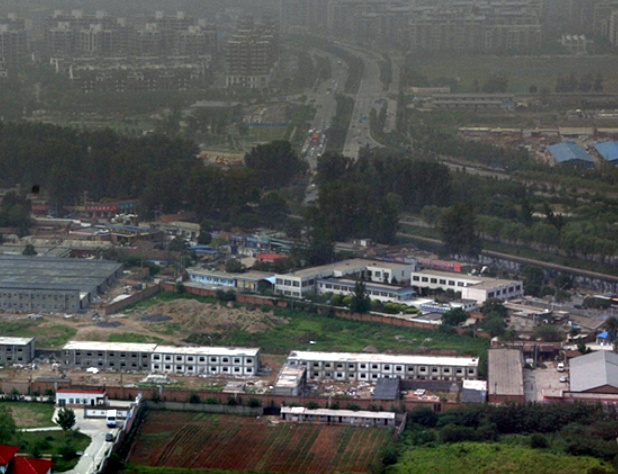
#> input picture blog47-quwu/fj-02.png, 618 x 474 px
$ python blog47_quwu_04_add.py
#> lines starting #> are read from the running program, lines starting #| are printed output that depends on the picture
import numpy as np
import cv2 as cv
import os
import random

file = ['fj-02.png']
output = 'fj-02-wu.png'

for file_img in file:
    #打开图像
    img = cv.imread(file_img)
#> img is the input picture: shape (474, 618, 3); mean B, G, R 81.2, 84.3, 82.7
    mask_img = cv.imread(file_img)

    #雾的颜色
    mask_img[:, :] = (166, 178, 180)
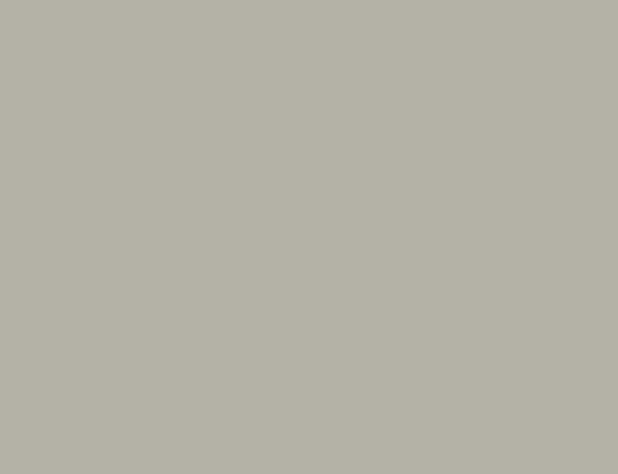
#> mask_img: shape (474, 618, 3); mean B, G, R 166, 178, 180

    #里面参数可调，主要调整雾的浓度
    image = cv.addWeighted(img,
                           round(random.uniform(0.03, 0.28), 2),
                           mask_img, 1, 0)
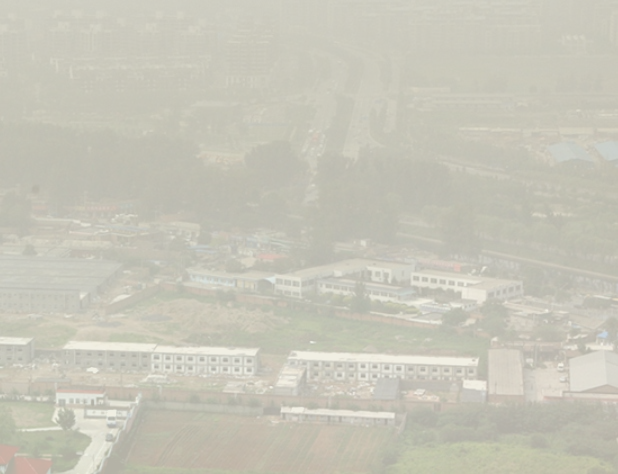
#> image: shape (474, 618, 3); mean B, G, R 185.5, 198.2, 199.9

    #保存的文件夹
    cv.imwrite(output, image)

$ run again, with blog47-quwu/car-01.png copied over blog47-quwu/fj-02.png
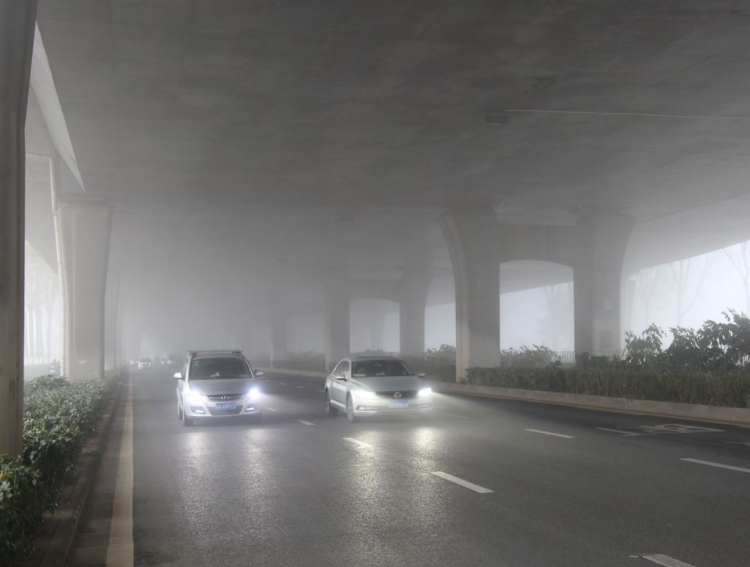
#> input picture blog47-quwu/car-01.png, 750 x 567 px
#> img is the input picture: shape (567, 750, 3); mean B, G, R 110.4, 111.3, 111.9
#> `image = cv.addWeighted(img, round(random.uniform(0.03, 0.28), 2), mask..`:
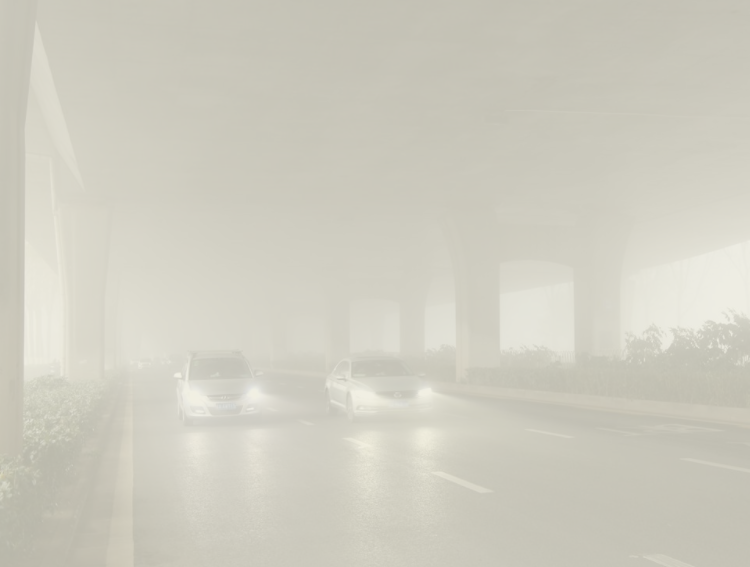
#> image: shape (567, 750, 3); mean B, G, R 192.5, 204.7, 206.9

$ run again, with blog47-quwu/car-02.png copied over blog47-quwu/fj-02.png
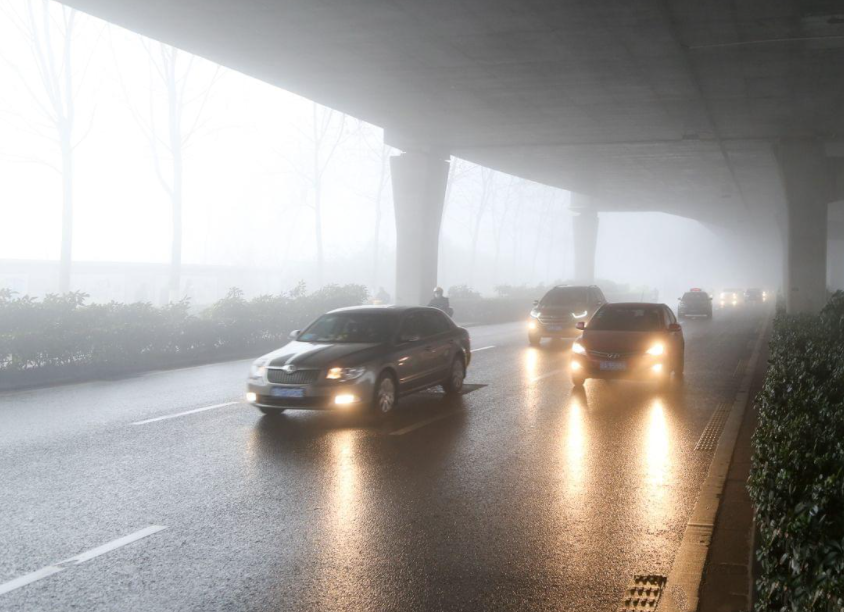
#> input picture blog47-quwu/car-02.png, 844 x 612 px
#> img is the input picture: shape (612, 844, 3); mean B, G, R 155, 158.4, 162.4
#> `image = cv.addWeighted(img, round(random.uniform(0.03, 0.28), 2), mask..`:
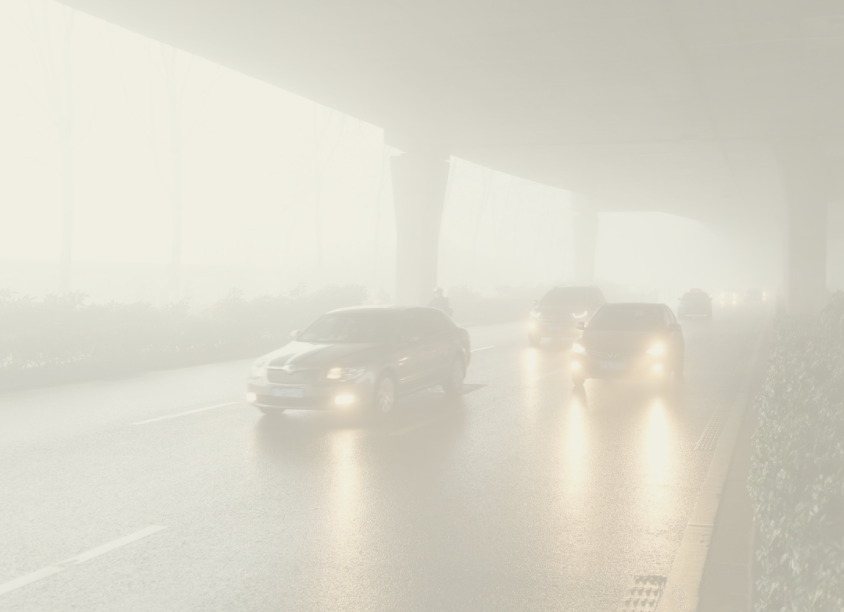
#> image: shape (612, 844, 3); mean B, G, R 203.2, 216, 218.9
